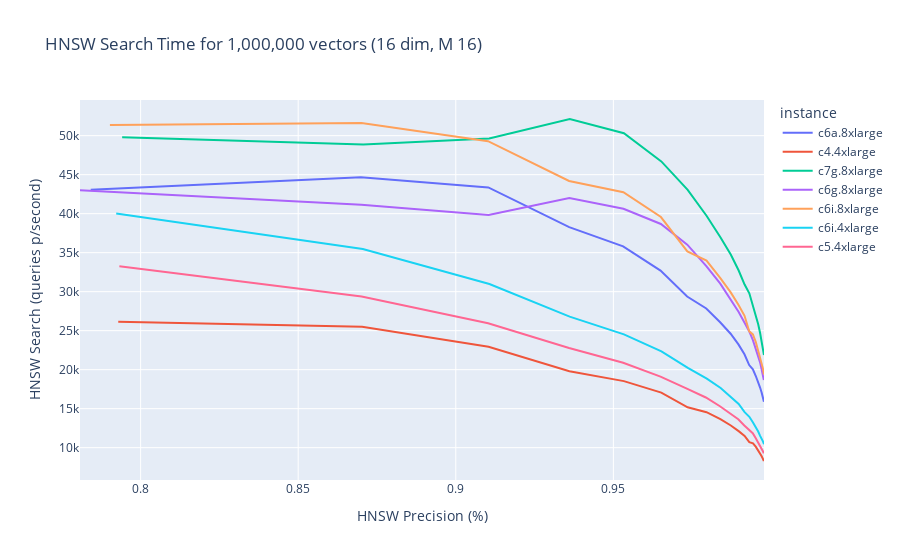

Notebook cell for this chart:
### Code cell
#bench_pv = bench.pivot_table(index = 'HNSWPrecision', columns='HNSWSearchSecs', values='HNSWPrecision')
locale.setlocale(locale.LC_ALL, 'en_us')

plotLables={
    "hnswqps": "HNSW Search (queries p/second)",
    "HNSWPrecision": "HNSW Precision (%)",
}

plotTitle = "HNSW Search Time for {:n} vectors ({} dim, M {})".format(Decimal(int(bench["Size"][0])), bench["Dim"][0], bench["M"][0])
fig = plx.line(bench, x="HNSWPrecision", y="hnswqps", color="instance", title=plotTitle, labels=plotLables)

fig.update_xaxes(categoryorder='total descending')

fig.write_image("hnsw_search_all_instances.png", scale=4)
fig.write_html("hnsw_search_all_instances.html")
fig.show()

### Figure 1 — Plotly figure (JSON) as saved in the notebook; plotly's stock layout.template omitted (floating-point values rounded to 4 significant figures)
{"data": [{"hovertemplate": "instance=c6a.8xlarge<br>HNSW Precision (%)=%{x}<br>HNSW Search (queries p/second)=%{y}<extra></extra>", "legendgroup": "c6a.8xlarge", "line": {"color": "#636efa", "dash": "solid"}, "marker": {"symbol": "circle"}, "mode": "lines", "name": "c6a.8xlarge", "orientation": "v", "showlegend": true, "type": "scatter", "x": [0.7842, 0.8699, 0.9103, 0.936, 0.9531, 0.965, 0.9734, 0.9795, 0.9839, 0.9872, 0.9897, 0.9916, 0.9931, 0.9943, 0.9952, 0.9959, 0.9966, 0.997, 0.9974, 0.9978], "xaxis": "x", "y": [43070.0, 44670.0, 43360.0, 38270.0, 35800.0, 32700.0, 29380.0, 27840.0, 26070.0, 24610.0, 23230.0, 21970.0, 20590.0, 20040.0, 19180.0, 18440.0, 17710.0, 17070.0, 16440.0, 15900.0], "yaxis": "y"}, {"hovertemplate": "instance=c4.4xlarge<br>HNSW Precision (%)=%{x}<br>HNSW Search (queries p/second)=%{y}<extra></extra>", "legendgroup": "c4.4xlarge", "line": {"color": "#EF553B", "dash": "solid"}, "marker": {"symbol": "circle"}, "mode": "lines", "name": "c4.4xlarge", "orientation": "v", "showlegend": true, "type": "scatter", "x": [0.7929, 0.8703, 0.9104, 0.9361, 0.9533, 0.9652, 0.9736, 0.9796, 0.984, 0.9873, 0.9897, 0.9916, 0.9931, 0.9943, 0.9952, 0.9959, 0.9965, 0.997, 0.9974, 0.9978], "xaxis": "x", "y": [26130.0, 25490.0, 22930.0, 19800.0, 18530.0, 17060.0, 15170.0, 14550.0, 13660.0, 12840.0, 12120.0, 11500.0, 10710.0, 10540.0, 10100.0, 9679.0, 9272.0, 8934.0, 8596.0, 8289.0], "yaxis": "y"}, {"hovertemplate": "instance=c7g.8xlarge<br>HNSW Precision (%)=%{x}<br>HNSW Search (queries p/second)=%{y}<extra></extra>", "legendgroup": "c7g.8xlarge", "line": {"color": "#00cc96", "dash": "solid"}, "marker": {"symbol": "circle"}, "mode": "lines", "name": "c7g.8xlarge", "orientation": "v", "showlegend": true, "type": "scatter", "x": [0.7941, 0.8706, 0.9106, 0.9362, 0.9534, 0.9652, 0.9736, 0.9796, 0.984, 0.9873, 0.9898, 0.9916, 0.9931, 0.9943, 0.9952, 0.996, 0.9966, 0.997, 0.9975, 0.9978], "xaxis": "x", "y": [49800.0, 48870.0, 49630.0, 52140.0, 50310.0, 46700.0, 43050.0, 39710.0, 36950.0, 34720.0, 32710.0, 30910.0, 29790.0, 28220.0, 26910.0, 25820.0, 24690.0, 23680.0, 22700.0, 21880.0], "yaxis": "y"}, {"hovertemplate": "instance=c6g.8xlarge<br>HNSW Precision (%)=%{x}<br>HNSW Search (queries p/second)=%{y}<extra></extra>", "legendgroup": "c6g.8xlarge", "line": {"color": "#ab63fa", "dash": "solid"}, "marker": {"symbol": "circle"}, "mode": "lines", "name": "c6g.8xlarge", "orientation": "v", "showlegend": true, "type": "scatter", "x": [0.7808, 0.87, 0.9104, 0.936, 0.9532, 0.9651, 0.9735, 0.9795, 0.9839, 0.9872, 0.9897, 0.9916, 0.9931, 0.9943, 0.9952, 0.996, 0.9965, 0.997, 0.9974, 0.9977], "xaxis": "x", "y": [43020.0, 41140.0, 39840.0, 42000.0, 40630.0, 38680.0, 36020.0, 33270.0, 31020.0, 29060.0, 27430.0, 26030.0, 24900.0, 23780.0, 22680.0, 21750.0, 20940.0, 20050.0, 19370.0, 18660.0], "yaxis": "y"}, {"hovertemplate": "instance=c6i.8xlarge<br>HNSW Precision (%)=%{x}<br>HNSW Search (queries p/second)=%{y}<extra></extra>", "legendgroup": "c6i.8xlarge", "line": {"color": "#FFA15A", "dash": "solid"}, "marker": {"symbol": "circle"}, "mode": "lines", "name": "c6i.8xlarge", "orientation": "v", "showlegend": true, "type": "scatter", "x": [0.7903, 0.8701, 0.9102, 0.9359, 0.9532, 0.9651, 0.9735, 0.9796, 0.9839, 0.9872, 0.9897, 0.9916, 0.9931, 0.9943, 0.9952, 0.9959, 0.9965, 0.997, 0.9974, 0.9978], "xaxis": "x", "y": [51380.0, 51640.0, 49290.0, 44200.0, 42750.0, 39570.0, 35160.0, 33980.0, 31740.0, 29900.0, 28300.0, 26900.0, 24910.0, 24520.0, 23550.0, 22500.0, 21620.0, 20810.0, 20170.0, 19370.0], "yaxis": "y"}, {"hovertemplate": "instance=c6i.4xlarge<br>HNSW Precision (%)=%{x}<br>HNSW Search (queries p/second)=%{y}<extra></extra>", "legendgroup": "c6i.4xlarge", "line": {"color": "#19d3f3", "dash": "solid"}, "marker": {"symbol": "circle"}, "mode": "lines", "name": "c6i.4xlarge", "orientation": "v", "showlegend": true, "type": "scatter", "x": [0.7923, 0.8705, 0.9107, 0.9361, 0.9534, 0.9653, 0.9736, 0.9796, 0.984, 0.9873, 0.9898, 0.9916, 0.9931, 0.9943, 0.9952, 0.996, 0.9966, 0.9971, 0.9975, 0.9978], "xaxis": "x", "y": [40040.0, 35470.0, 30990.0, 26800.0, 24530.0, 22350.0, 20230.0, 18850.0, 17660.0, 16430.0, 15600.0, 14560.0, 13960.0, 13230.0, 12630.0, 12070.0, 11520.0, 11210.0, 10800.0, 10440.0], "yaxis": "y"}, {"hovertemplate": "instance=c5.4xlarge<br>HNSW Precision (%)=%{x}<br>HNSW Search (queries p/second)=%{y}<extra></extra>", "legendgroup": "c5.4xlarge", "line": {"color": "#FF6692", "dash": "solid"}, "marker": {"symbol": "circle"}, "mode": "lines", "name": "c5.4xlarge", "orientation": "v", "showlegend": true, "type": "scatter", "x": [0.7933, 0.8701, 0.9103, 0.9359, 0.9531, 0.965, 0.9733, 0.9793, 0.9838, 0.9871, 0.9896, 0.9915, 0.993, 0.9942, 0.9951, 0.9959, 0.9965, 0.997, 0.9974, 0.9977], "xaxis": "x", "y": [33260.0, 29390.0, 25960.0, 22790.0, 20880.0, 19110.0, 17570.0, 16430.0, 15310.0, 14410.0, 13640.0, 12830.0, 12300.0, 11850.0, 11230.0, 10740.0, 10340.0, 9975.0, 9579.0, 9271.0], "yaxis": "y"}], "layout": {"legend": {"title": {"text": "instance"}, "tracegroupgap": 0}, "title": {"text": "HNSW Search Time for 1,000,000 vectors (16 dim, M 16)"}, "xaxis": {"anchor": "y", "categoryorder": "total descending", "domain": [0, 1], "title": {"text": "HNSW Precision (%)"}}, "yaxis": {"anchor": "x", "domain": [0, 1], "title": {"text": "HNSW Search (queries p/second)"}}}}
